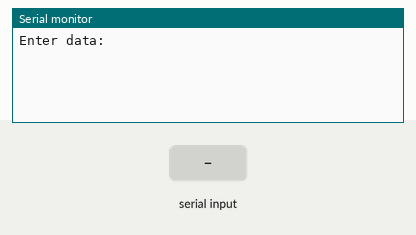
A sketch run on a simulated Arduino Uno, built with avr-gcc and run on an emulated ATmega328P. Shown: the last lines printed to the serial monitor. The test bench sets the inputs (shaded band).

Above: at 1.2 s.
1.3 s: "1" received over Serial
At 3.5 s:
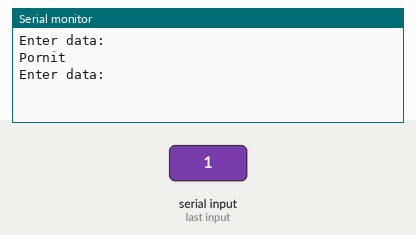
3.8 s: "2" received over Serial
At 5.3 s:
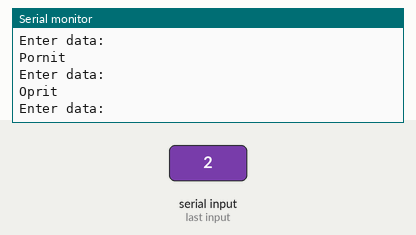
6.3 s: "3" received over Serial
At 8.4 s:
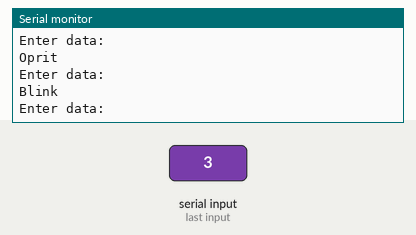

Measured:
- after the input at 1.3 s, the serial monitor: prints a new line after 1.0 s (image 1)
- after the input at 3.8 s, the serial monitor: prints a new line after 1.0 s (image 2)
- after the input at 6.3 s, the serial monitor: prints a new line after 1.0 s (image 3)

The sketch:

lab1.ino
```cpp
bool blink = true;

void setup() {
  Serial.begin(9600);
}

void loop() {
  Serial.println("Enter data:");

  if (blink) {
    if ((millis()/1000) % 2 == 0)
    {
      digitalWrite(LED_BUILTIN, HIGH);
    } else {
      digitalWrite(LED_BUILTIN, LOW);
    }
  }

  while (!Serial.available());     //wait for data available
  String inString = Serial.readString();  //read until timeout
  inString.trim();                        // remove any \r \n whitespace at the end of the String
  if (inString == "1")
  {
    blink = false;
    Serial.println("Pornit");
    digitalWrite(LED_BUILTIN, HIGH);
  }
  else if (inString == "2")
  {
    blink = false;
    Serial.println("Oprit");
    digitalWrite(LED_BUILTIN, LOW);
  }
  else if (inString == "3")
  {
    Serial.println("Blink");
    blink = !blink;
  }
}
```
